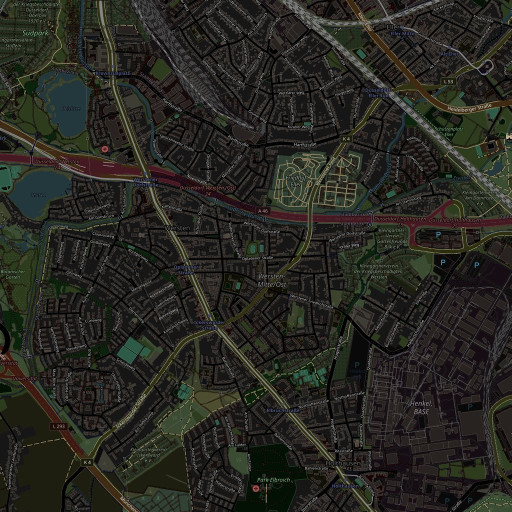
#> input picture firmware/tools/preview/maps/sample-a46.jpg, 1024 x 1024 px (shown at 1/2 size)
$ python -i render_samples.py   (imports and definitions only)
#> lines starting #> are read from the running program, lines starting #| are printed output that depends on the picture
#> further down, picture is the input picture: PIL image 1024x1024 RGB; mean R, G, B 40, 39.8, 33.7
# /// script
# dependencies = ["pillow"]
# ///
"""Renders the preview's sample maps from OpenStreetMap's standard tiles, turned dark, the way the
phone hands a map to the display: a 1024 x 1024 baseline JPEG, north up, its centre pixel at
lat/lon, `mpp` metres per pixel in the protocol's flat projection (see PROTOCOL.md). Next to each
goes a .json with that metadata, a drive route along the real streets (map pixels, routed through
OpenStreetMap's road network between the waypoints below) and the car's place and heading on it.

    uv run tools/preview/maps/render_samples.py

Tiles come from tile.openstreetmap.org and roads from the Overpass API (© OpenStreetMap
contributors, ODbL; a few dozen requests, within their usage policies); both are cached in
~/.cache/monav-tiles, so a rerun asks for nothing. Monav
itself draws its maps with Apple's MapKit; any picture with the same metadata works.
"""
import hashlib
import heapq
import json
import math
import time
import urllib.parse
import urllib.request
from io import BytesIO
from pathlib import Path

from PIL import Image, ImageEnhance, ImageOps

HERE = Path(__file__).parent
CACHE = Path.home() / ".cache" / "monav-tiles"
TILE = 256
URL = "https://tile.openstreetmap.org/{z}/{x}/{y}.png"
ATTR = "© OpenStreetMap"
SIZE = 1024

ROADS = "motorway|trunk|primary|secondary|tertiary|unclassified|residential|living_street|motorway_link|trunk_link|primary_link|secondary_link|tertiary_link"

SAMPLES = {
    # name: centre, metres per pixel, the speed the preview drives there, the road types to route
    # over, waypoints (map pixels, snapped to the nearest road node; the route runs between them
    # on the shortest way) and how far along the route the car is (metres)
    "sample-berliner-allee": (51.2211, 6.7841, 1.6009712156669653, 50, ROADS,
                              # Corneliusstraße / Berliner Allee north, right into Bahnstraße, left into Oststraße
                              [(452, 975), (428, 606), (520, 607), (572, 470)], 160),
    "sample-koenigsallee": (51.2236, 6.7792, 1.0006065807011368, 30, ROADS,
                            # Königsallee north, right into Steinstraße
                            [(518, 905), (518, 574), (820, 574)], 140),
    "sample-a46": (51.188, 6.825, 3.2019606307976796, 120, "motorway",
                   # the A 46 eastwards
                   [(330, 358), (955, 445)], 340),
}


# [119 lines left out: functions tile, roads, overpass, pixel, shortest, simplify and 2 more, not called in this run]


def dark(img):
    """The bright standard style as a night map: inverted, hues turned back, dimmed."""
    h, s, v = ImageOps.invert(img).convert("HSV").split()
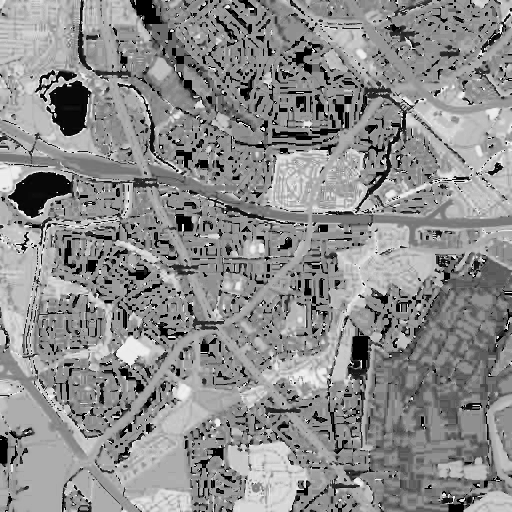
#> h: PIL image 1024x1024 L (shown at 1/2 size); min 0, max 253, mean 139.9
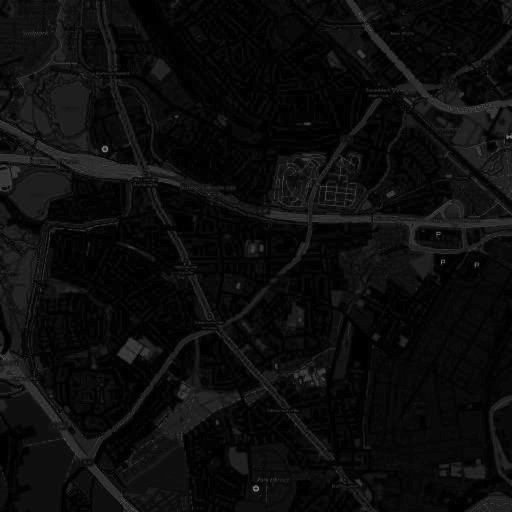
#> s: PIL image 1024x1024 L (shown at 1/2 size); min 0, max 147, mean 12.3
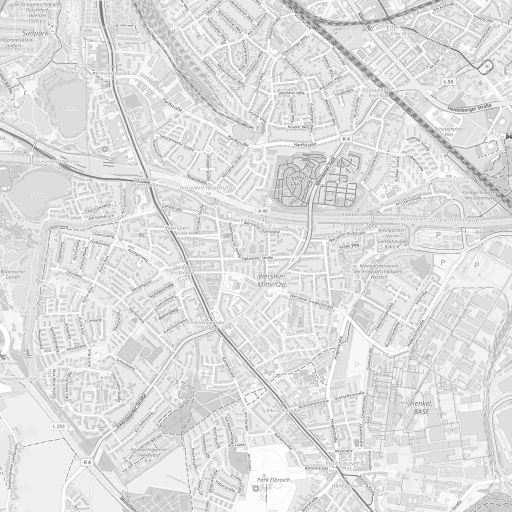
#> v: PIL image 1024x1024 L (shown at 1/2 size); min 34, max 255, mean 222.7
    h = h.point(lambda x: (x + 128) % 256)
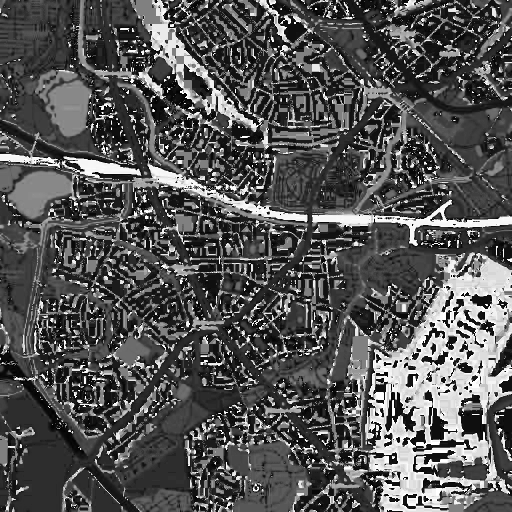
#> h: PIL image 1024x1024 L (shown at 1/2 size); min 0, max 255, mean 84.3
    img = Image.merge("HSV", (h, s, v)).convert("RGB")
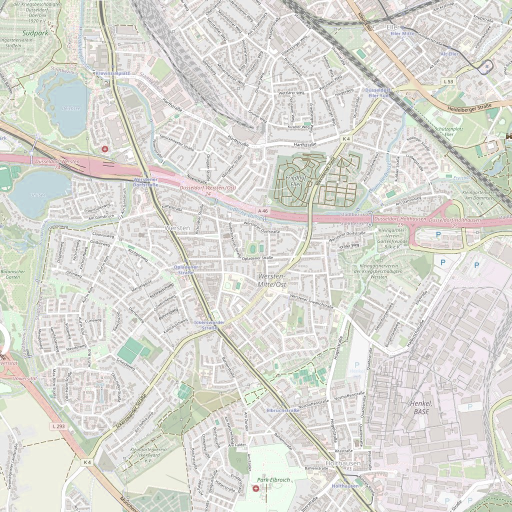
#> img: PIL image 1024x1024 RGB (shown at 1/2 size); mean R, G, B 219.7, 219.4, 213.6
    img = ImageEnhance.Color(img).enhance(0.55)
    img = ImageEnhance.Contrast(img).enhance(1.15)
    return ImageEnhance.Brightness(img).enhance(0.8)
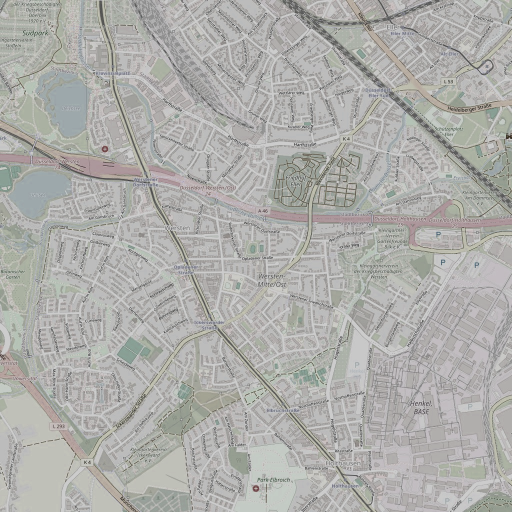
#> returned value: PIL image 1024x1024 RGB (shown at 1/2 size); mean R, G, B 174.3, 174.2, 171.2


# [19 lines left out: function render, not called in this run]


# [10 lines not run here, left out]

>>> from PIL import Image
>>> picture = Image.open('sample-a46.jpg')
>>> result = dark(picture)
